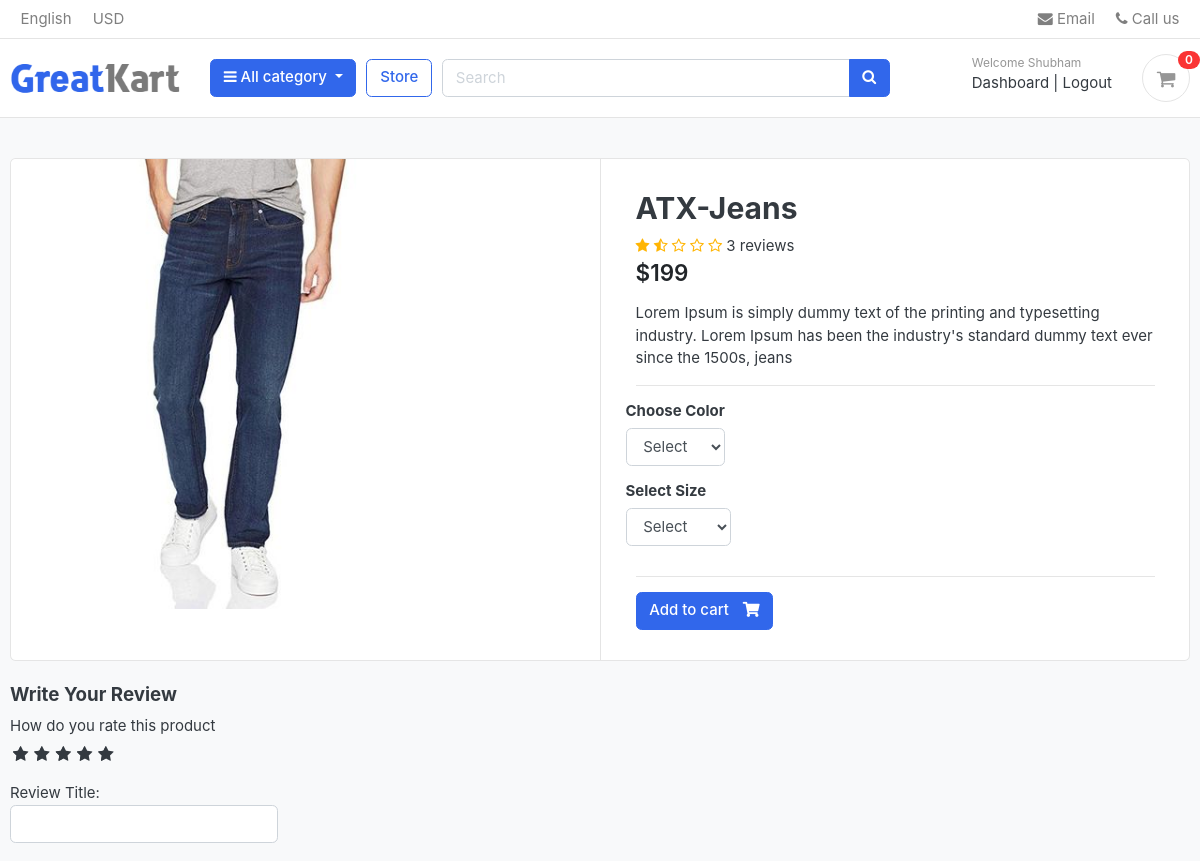
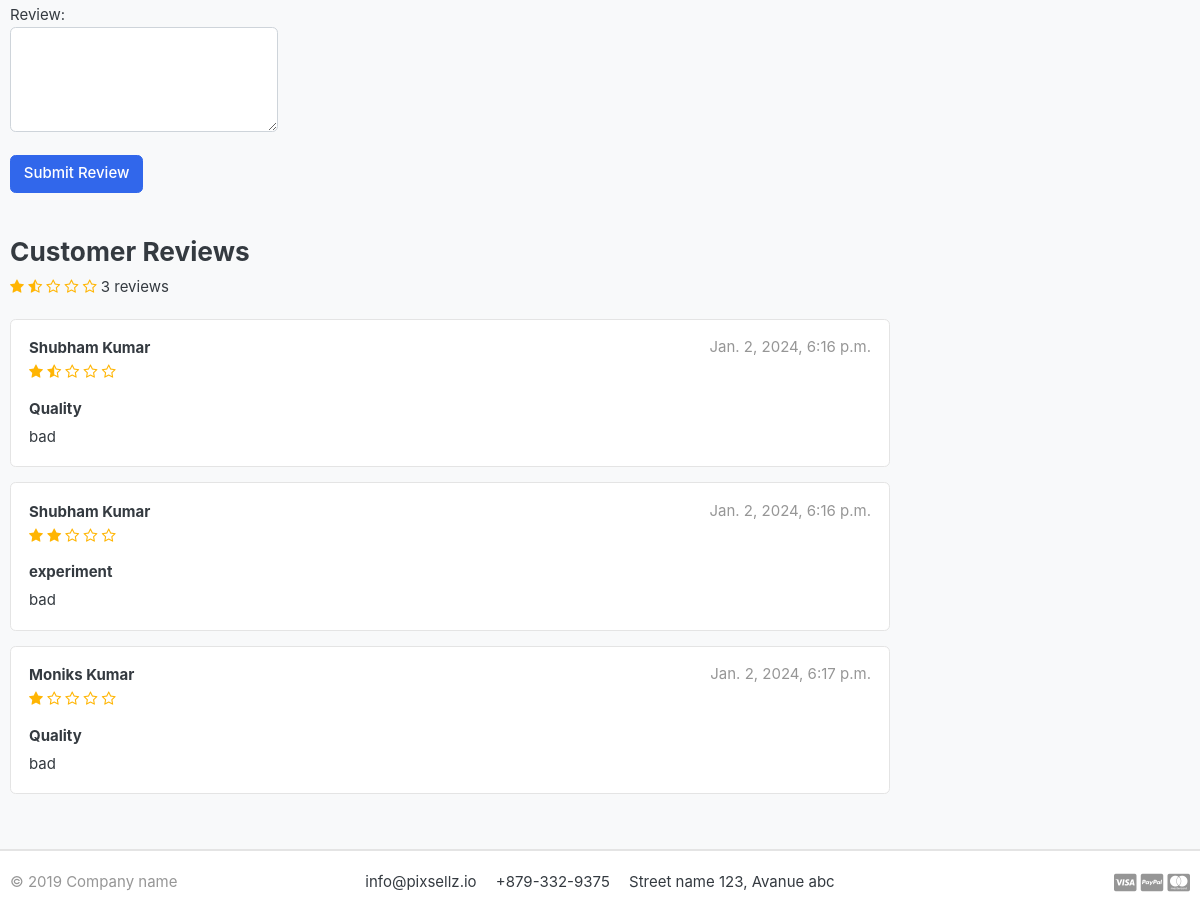
The page /store/category/jeans/atx-jeans/ (signed in) on the database its author committed (2 pictures, top to bottom).
### accounts/models.py (models this page shows, shortened)
class Account(AbstractBaseUser,): #creating base user
   first_name   = models.CharField(max_length=50)
   last_name    = models.CharField(max_length=50)
   username     = models.CharField(max_length=50,unique=True)
   email        = models.EmailField(max_length=90,unique=True)
   phone_number = models.CharField(max_length=40)
   date_joined       = models.DateTimeField(auto_now_add=True)
   last_login        = models.DateTimeField(auto_now_add=True)
   is_admin          = models.BooleanField(default=False)
   is_staff          = models.BooleanField(default=False)
   is_active         = models.BooleanField(default=False) # Typically, new users are set as active by default
   is_superadmin     = models.BooleanField(default=False)
   USERNAME_FIELD = 'email'  #using this we will be able to login as email address
   REQUIRED_FIELDS = ['username','first_name','last_name'] #these are the required filds
   objects = MyaccountManager()
   def full_name(self):
      return f"{self.first_name} {self.last_name}"
   '''this has_perms(self,perm,obj=None) function is mandatory to use
   whenever we create a custom user this function define that admin has
   all permissions and he can make any changes in the admin panel '''

### store/models.py (models this page shows, shortened)
class Product(models.Model):
    product_name  = models.CharField(max_length = 200,unique=True)
    slug          = models.SlugField(max_length = 250, unique = True)
    description   = models.TextField(max_length = 500, blank = True)
    price         = models.IntegerField()
    images        = models.ImageField(upload_to='photos/products')
    stock         = models.IntegerField()
    is_available  = models.BooleanField(default = True)
    category      = models.ForeignKey(Category, on_delete = models.CASCADE)
    created_date  = models.DateTimeField(auto_now_add = True)
    modified_date = models.DateTimeField(auto_now =True)
    def averageRating(self):
        reviews = ReviewRating.objects.filter(product=self,status=True).aggregate(average=Avg('rating'))
        avg=0
        if reviews['average'] is not None:
            avg=float(reviews['average'])
        return avg
    def CountReview(self):
        reviews = ReviewRating.objects.filter(product=self,status=True).aggregate(count=Count('id'))
        count = 0
        if reviews['count'] is not None:
            count = int(reviews['count'])
        return count

class ReviewRating(models.Model):
    product = models.ForeignKey(Product, on_delete=models.CASCADE)
    user = models.ForeignKey(Account, on_delete=models.CASCADE)
    subject = models.CharField(max_length=100,blank=True)
    review = models.TextField(max_length=500,blank=True)
    rating = models.FloatField()
    ip = models.CharField(max_length=20,blank=True)
    status = models.BooleanField(default=True)
    created_at = models.DateTimeField(auto_now_add=True)
    updated_at = models.DateTimeField(auto_now=True)

### store/views.py (the view)
# urls.py: path('category/<slug:category_slug>/<slug:product_slug>/',views.product_detail,name='product_detail'),
def product_detail(request,category_slug,product_slug):#product detail of
    try:
        single_product =Product.objects.get(category__slug = category_slug,slug = product_slug)
        in_cart= CartItem.objects.filter(cart__cart_id=_cart_id((request)),product=single_product).exists()
    except Exception as e:
        return HttpResponse(f'Error: {e}')
    if request.user.is_authenticated:
        try:
            orderproduct = OrderProduct.objects.filter(user=request.user,product_id=single_product.id).exists()
        except OrderProduct.DoesNotExist:
            orderproduct=None
    else:
        orderproduct=None
    reviews = ReviewRating.objects.filter(product_id=single_product.id,status=True)
    product_gallery = ProductGallery.objects.filter(product_id=single_product.id)
    context = {
        'single_product':single_product,
        'in_cart' : in_cart,
        'orderproduct':orderproduct,
        'reviews':reviews,
        'product_gallery':product_gallery,
    }
    return render(request=request, template_name='store/product_detail.html',context=context)

### cart/templates/store/product_detail.html (shortened to what this page needs)
{% extends 'cart/base.html'%}
{% load static %}
{% block content %}
<section class="section-content padding-y bg">
	<div class="container">
		<div class="card">
			<div class="row no-gutters">
				<aside class="col-md-6">
					<article class="gallery-wrap">
						<div class="img-big-wrap mainImage">
							<img src="{{single_product.images.url}}">
						</div>
					</article>
				</aside>
				<main class="col-md-6 border-left">
					<form action="{% url 'add_cart' single_product.id %}" method="POST">
						<article class="content-body">
							<h2 class="title">{{single_product.product_name}}</h2>
							<div class="rating-star">
								<span>
									<i class="fa fa-star{% if single_product.averageRating < 0.5 %}-o {% elif single_product.averageRating >= 0.5 and single_product.averageRating < 1 %}-half-o {% endif %}" aria-hidden="true"></i>
									<i class="fa fa-star{% if single_product.averageRating < 1.5 %}-o {% elif single_product.averageRating >= 1.5 and single_product.averageRating < 2 %}-half-o {% endif %}" aria-hidden="true"></i>
									<i class="fa fa-star{% if single_product.averageRating < 2.5 %}-o {% elif single_product.averageRating >= 2.5 and single_product.averageRating < 3 %}-half-o {% endif %}" aria-hidden="true"></i>
									<i class="fa fa-star{% if single_product.averageRating < 3.5 %}-o {% elif single_product.averageRating >= 3.5 and single_product.averageRating < 4 %}-half-o {% endif %}" aria-hidden="true"></i>
									<i class="fa fa-star{% if single_product.averageRating < 4.5 %}-o {% elif single_product.averageRating >= 4.5 and single_product.averageRating < 5 %}-half-o {% endif %}" aria-hidden="true"></i>
									<span> {{single_product.CountReview}} reviews </span>
								</span>
							</div>
							<div class="mb-3">
								<var class="price h4">${{single_product.price}}</var>
							</div>
							<p>{{single_product.description}}</p>
							<hr>
							<div class="row">
								<div class="item-option-select">
									<h6>Choose Color</h6>
									<select name="color" id=""  class="form-control" required>
										<option value="" disabled selected >Select</option>
									</select>
								</div>
							</div>
							 <div class="row">
								<div class="item-option-select">
									<h6>Select Size</h6>
									<select name="size" id="" class="form-control" required>
										<option value="" disabled selected >Select</option>
									</select>
								</div>
							</div>
							<hr>
							{% if single_product.stock <= 0 %} <h5 class="text-danger">Out of Stock</h5>
								{% else %}
									<button type="submit" class="btn  btn-primary"> <span
										class="text">Add to cart</span> <i class="fas fa-shopping-cart"></i>
									</button>
							{% endif %}
						</article>
					</form>
				</main>
			</div>
		</div>
		<br>
		<div class="row">
			<div class="col-md-9">
				<form action="{% url "submit_review" single_product.id %}" method="POST">
					<h5> Write Your Review </h5>
					<div>
						<label>How do you rate this product</lebel>
							<br>
							<div class="rate">
								<input type="radio" name="rating" id="rating10" value="5" required></input> <label for="rating10" title="5"></label>
								<input type="radio" name="rating" id="rating8" value="4" required></input><label for="rating8" title="4" ></label>
								<input type="radio" name="rating" id="rating6" value="3" required></input><label for="rating6" title="3" ></label>
								<input type="radio" name="rating" id="rating4" value="2" required></input><label for="rating4" title="2"></label>
								<input type="radio" name="rating" id="rating2" value="1" required></input><label for="rating2" title="1" ></label>
							</div>
							<br>
						Review Title:
						<input type="text" class="form-control" name="subject"></input>
						<br>
						Review:
						<textarea name="review" rows="4" class="form-control"></textarea>
						<br>
						{% if user.is_authenticated %}
							{% if orderproduct %}
								<input type="submit" value="Submit Review" class="btn btn-primary"></input>
								{% else %}
									<p>
										You must purchase this product to post a review
									</p>
							{% endif %}
								{% else %}
								<p>
									You must be logged in to post a review <span><a href="{% url "login" %}">Login Now</span>
								</p>
						{% endif %}
					</div>
				</form>
				<br>
				<header class="section-heading">
					<h3>Customer Reviews </h3>
						<div class="rating-star">
							<span>
								<i class="fa fa-star{% if single_product.averageRating < 0.5 %}-o {% elif single_product.averageRating >= 0.5 and single_product.averageRating < 1 %}-half-o {% endif %}" aria-hidden="true"></i>
								<i class="fa fa-star{% if single_product.averageRating < 1.5 %}-o {% elif single_product.averageRating >= 1.5 and single_product.averageRating < 2 %}-half-o {% endif %}" aria-hidden="true"></i>
								<i class="fa fa-star{% if single_product.averageRating < 2.5 %}-o {% elif single_product.averageRating >= 2.5 and single_product.averageRating < 3 %}-half-o {% endif %}" aria-hidden="true"></i>
								<i class="fa fa-star{% if single_product.averageRating < 3.5 %}-o {% elif single_product.averageRating >= 3.5 and single_product.averageRating < 4 %}-half-o {% endif %}" aria-hidden="true"></i>
								<i class="fa fa-star{% if single_product.averageRating < 4.5 %}-o {% elif single_product.averageRating >= 4.5 and single_product.averageRating < 5 %}-half-o {% endif %}" aria-hidden="true"></i>
								<span> {{single_product.CountReview}} reviews </span>
							</span>
						</div>
				</header>
			{% for review in reviews  %}
				<article class="box mb-3">
					<div class="icontext w-100">
						<div class="text">
							<span class="date text-muted float-md-right">{{review.updated_at}} </span>
							<h6 class="mb-1">{{review.user.full_name}}</h6>
						</div>
					</div>
					<div class="rating-star">
						<span>
							<i class="fa fa-star{% if review.rating == 0.5 %}-half-o {% elif review.rating < 1 %}-o {% endif %}" aria-hidden="true"></i>
							<i class="fa fa-star{% if review.rating == 1.5 %}-half-o {% elif review.rating < 2 %}-o {% endif %}" aria-hidden="true"></i>
							<i class="fa fa-star{% if review.rating == 2.5 %}-half-o {% elif review.rating < 3 %}-o {% endif %}" aria-hidden="true"></i>
							<i class="fa fa-star{% if review.rating == 3.5 %}-half-o {% elif review.rating < 4 %}-o {% endif %}" aria-hidden="true"></i>
							<i class="fa fa-star{% if review.rating == 4.5 %}-half-o {% elif review.rating < 5 %}-o {% endif %}" aria-hidden="true"></i>
						</span>
					</div>
					<div class ="mt-3">
					 <h6>{{review.subject}}</h6>
						<p>
							{{review.review}}
						</p>
					</div>
				</article>
			{% endfor %}
			</div>
		</div>
	</div>
</section>
{% endblock content %}

### cart/templates/common/navbar.html (shortened to what this page needs)
{% load static %}
<header class="section-header">
	<nav class="navbar p-md-0 navbar-expand-sm navbar-light border-bottom">
		<div class="container">
			<div class="collapse navbar-collapse" id="navbarTop4">
				<ul class="navbar-nav mr-auto">
					<li class="nav-item dropdown">
						<a href="#" class="nav-link"> English </a>
					</li>
					<li class="nav-item dropdown">
						<a href="#" class="nav-link"> USD </a>
					</li>
				</ul>
				<ul class="navbar-nav">
					<li>
						<a href="#" class="nav-link">
							<i class="fa fa-envelope"></i> Email
						</a>
					</li>
					<li>
						<a href="#" class="nav-link">
							<i class="fa fa-phone"></i> Call us
						</a>
					</li>
				</ul>
			</div>
		</div>
	</nav>
	<section class="header-main border-bottom">
		<div class="container">
			<div class="row align-items-center">
				<div class="col-lg-2 col-md-3 col-6">
					<a href="{% url 'home' %}" class="brand-wrap">
						<img class="logo" src="{% static 'cart/images/logo.png' %} " />
					</a>
				</div>
				<div class="col-lg col-sm col-md col-6 flex-grow-0">
					<div class="category-wrap dropdown d-inline-block float-right">
						<button
							type="button"
							class="btn btn-primary dropdown-toggle"
							data-toggle="dropdown">
							<i class="fa fa-bars"></i> All category
						</button>
					</div>
				</div>
				<a href="{% url 'store' %}" class="btn btn-outline-primary">Store</a>
				<div class="col-lg col-md-6 col-sm-12 col">
					<form action="{% url "search" %}" class="search" method="GET">
						<div class="input-group w-100">
							<input
								type="text"
								class="form-control"
								style="width: 60%"
								placeholder="Search"
								name = "keyword" />
							<div class="input-group-append">
								<button class="btn btn-primary" type="submit">
									<i class="fa fa-search"></i>
								</button>
							</div>
						</div>
					</form>
				</div>
				<div class="col-lg-3 col-sm-6 col-8 order-2 order-lg-3">
					<div class="d-flex justify-content-end mb-3 mb-lg-0">
						{% if user.id is None%}
							<div class="widget-header">
								<small class="title text-muted">Welcome guest!</small>
								<div>
									<a href="{% url "login" %}">Sign in</a>
									<span class="dark-transp"> | </span>
									<a href="{% url "register" %}"> Register</a>
								</div>
							</div>
						{% else %}
							<div class="widget-header">
								<small class="title text-muted">Welcome {{user.first_name}}</small>
								<div>
									<a href="{% url "dashboard" %}">Dashboard</a>
									<span class="dark-transp"> | </span>
									<a href="{% url "logout" %}">Logout</a>
								</div>
							</div>
						{% endif %}
						<a href="{% url "cart" %}" class="widget-header pl-3 ml-3">
							<div class="icon icon-sm rounded-circle border">
								<i class="fa fa-shopping-cart"></i>
							</div>
							<span class="badge badge-pill badge-danger notify">{{cart_count}}</span>
						</a>
					</div>
				</div>
			</div>
		</div>
	</section>
</header>

### rows shown on the page
Account: first_name "Shubham"
Product: images (picture), product_name "ATX-Jeans", CountReview "3", price "199", description "Lorem Ipsum is simply dummy text of the printing and typesetting industry. Lorem Ipsum has been the industry's standard dummy text ever since the 1500s, jeans"
ReviewRating: updated_at "Jan. 2, 2024, 6:16 p.m.", user.full_name "Shubham Kumar", rating 1.5 (drawn), subject "Quality", review "bad"
ReviewRating: updated_at "Jan. 2, 2024, 6:16 p.m.", user.full_name "Shubham Kumar", rating 2 (drawn), subject "experiment", review "bad"
ReviewRating: updated_at "Jan. 2, 2024, 6:17 p.m.", user.full_name "Moniks Kumar", rating 1 (drawn), subject "Quality", review "bad"

### other values the page prints
{{ cart_count }} "0"
